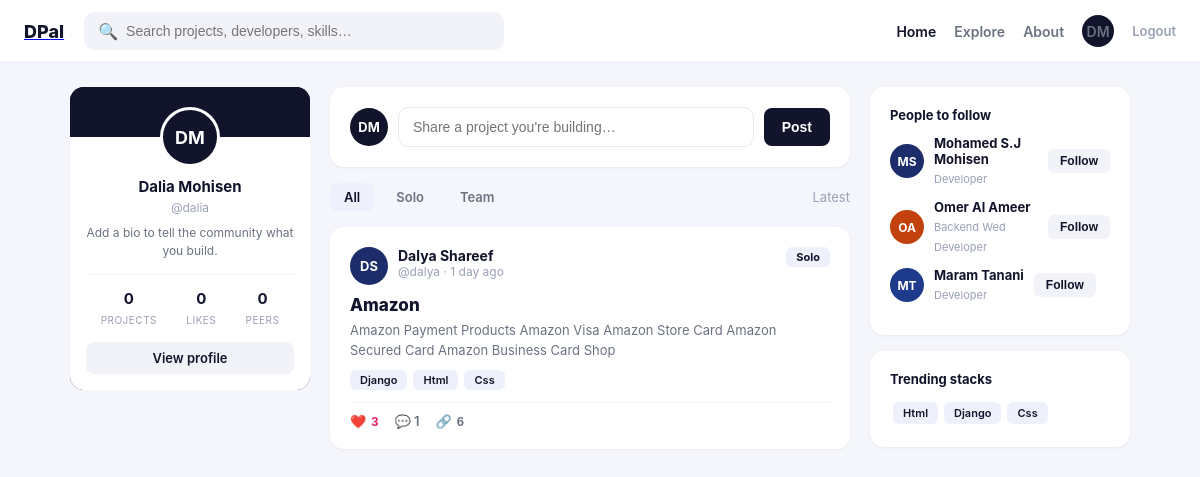
/dashboard (signed in), run on the app's committed database.
### users_app/models.py (models this page shows, shortened)
class User(models.Model):
    full_name   = models.CharField(max_length=255)
    handle      = models.CharField(max_length=50, unique=True, blank=True)
    email       = models.EmailField(max_length=255, unique=True)
    password    = models.CharField(max_length=255, blank=True, default='')
    bio         = models.TextField(blank=True, default='')
    role_title  = models.CharField(max_length=120, blank=True, default='')
    github_url  = models.CharField(max_length=255, blank=True, default='')
    location    = models.CharField(max_length=120, blank=True, default='')
    avatar      = models.ImageField(upload_to='avatars/', blank=True, null=True)
    github_id   = models.CharField(max_length=50, blank=True, null=True, unique=True)
    created_at  = models.DateTimeField(auto_now_add=True)
    updated_at  = models.DateTimeField(auto_now=True)
    objects     = UserManager()
    @property
    def initials(self):
        parts = self.full_name.split(' ')
        if len(parts) >= 2:
            return (parts[0][0] + parts[1][0]).upper()
        return self.full_name[:2].upper()

### projects_app/models.py (models this page shows, shortened)
class Project(models.Model):
    title        = models.CharField(max_length=255)
    description  = models.TextField()
    tech_stack   = models.CharField(max_length=255)
    github_url   = models.CharField(max_length=255, blank=True, default='')
    image        = models.ImageField(upload_to='projects/', blank=True, null=True)
    project_type = models.CharField(max_length=10, choices=PROJECT_TYPE, default='solo')
    share_count  = models.IntegerField(default=0)
    owner        = models.ForeignKey(User, on_delete=models.CASCADE, related_name='projects')
    created_at   = models.DateTimeField(auto_now_add=True)
    updated_at   = models.DateTimeField(auto_now=True)
    objects      = ProjectManager()
    @property
    def tech_list(self):
        return [t.strip() for t in self.tech_stack.split(',') if t.strip()]

### projects_app/views.py (the view)
# urls.py: path('dashboard', views.dashboard, name='dashboard'),
def dashboard(request):
    check = auth_required(request)
    if check: return check
    logged_user = User.objects.get(id=request.session['user_id'])
    search = request.GET.get('q', '')
    ptype  = request.GET.get('type', '')
    projects = Project.objects.all().select_related('owner').prefetch_related(
        'likes', 'comments', 'contributors__user'
    ).order_by('-created_at')
    if search:
        projects = projects.filter(
            Q(title__icontains=search) | Q(tech_stack__icontains=search)
        )
    if ptype in ['solo', 'team']:
        projects = projects.filter(project_type=ptype)
    liked_ids = set(Like.objects.filter(user=logged_user).values_list('project_id', flat=True))
    own_projects_count = Project.objects.filter(owner=logged_user).count()
    own_likes_total = sum(p.likes.count() for p in Project.objects.filter(owner=logged_user))
    peers_count = Follow.objects.filter(followed=logged_user).count()
    people_to_follow = User.objects.exclude(id=logged_user.id).exclude(
        id__in=Follow.objects.filter(follower=logged_user).values_list('followed_id', flat=True)
    )[:3]
    following_ids = set(Follow.objects.filter(follower=logged_user).values_list('followed_id', flat=True))
    all_tech = set()
    for p in Project.objects.all():
        all_tech.update(p.tech_list)
    trending = list(all_tech)[:6]
    errors = {}
    for key in ['title', 'description', 'tech_stack', 'project_type']:
        val = request.session.pop(f'proj_err_{key}', None)
        if val:
            errors[key] = val
    context = {
        'logged_user': logged_user,
        'projects': projects,
        'liked_ids': liked_ids,
        'search': search,
        'ptype': ptype,
        'errors': errors,
        'own_projects_count': own_projects_count,
        'own_likes_total': own_likes_total,
        'peers_count': peers_count,
        'people_to_follow': people_to_follow,
        'following_ids': following_ids,
        'trending': trending,
    }
    return render(request, 'dashboard.html', context)

### projects_app/views.py (called while the page is built)
def auth_required(request):
    if not request.session.get('user_id'):
        return redirect('/')
    return None

### projects_app/templates/dashboard.html (shortened to what this page needs)
{% load static %}
<!DOCTYPE html>
<html lang="en">
<head>
<link rel="stylesheet" href="{% static 'css/dashboard.css' %}">
</head>
<body>
<nav>
  <a href="/dashboard" class="logo"><span class="dev">D</span><span class="pel">Pal</span></a>
  <form class="search" action="/dashboard" method="GET">
    <span>🔍</span><input type="text" name="q" placeholder="Search projects, developers, skills…" value="{{ search }}">
  </form>
  <div class="navlinks">
    <a href="/dashboard" class="active">Home</a>
    <a href="/developers">Explore</a>
    <a href="/about">About</a>
    <a href="/profile/{{ logged_user.id }}" class="avatar-nav">{{ logged_user.initials }}</a>
    <a href="/logout" style="color:#9aa1b5;font-size:13px;">Logout</a>
  </div>
</nav>
<div class="container">
  <div>
    <div class="profile-card">
      <div class="profile-body">
        <div class="avatar-big">{{ logged_user.initials }}</div>
        <h3>{{ logged_user.full_name }}</h3>
        <span class="handle">@{{ logged_user.handle }}</span>
        <p class="bio">{{ logged_user.bio|default:"Add a bio to tell the community what you build." }}</p>
        <div class="stat-row">
          <div><b>{{ own_projects_count }}</b><span>PROJECTS</span></div>
          <div><b>{{ own_likes_total }}</b><span>LIKES</span></div>
          <div><b>{{ peers_count }}</b><span>PEERS</span></div>
        </div>
        <a href="/profile/{{ logged_user.id }}" class="btn-view">View profile</a>
      </div>
    </div>
  </div>
  <div>
    <div class="card">
      <form class="composer compose-form" action="/project/create" method="POST" enctype="multipart/form-data" id="quickform">
        <div class="av" style="background:#11142b;">{{ logged_user.initials }}</div>
        <input type="text" name="title" placeholder="Share a project you're building…" required>
        <button type="button" class="btn-post" onclick="document.getElementById('full-composer').style.display='block'; this.closest('form').style.display='none';">Post</button>
      </form>
    </div>
    <div class="filters">
      <a href="?type=" class="{% if not ptype %}active{% endif %}">All</a>
      <a href="?type=solo" class="{% if ptype == 'solo' %}active{% endif %}">Solo</a>
      <a href="?type=team" class="{% if ptype == 'team' %}active{% endif %}">Team</a>
      <span class="sort">Latest</span>
    </div>
    {% for project in projects %}
    <div class="card pcard">
      <div class="top">
        <div class="av" style="background:{% cycle '#1d2c6b' '#c2410c' '#1e3a8a' '#166534' '#7f1d1d' %};">{{ project.owner.initials }}</div>
        <div>
          <div class="pname">
            <a href="/profile/{{ project.owner.id }}" style="text-decoration:none;color:#11142b;">{{ project.owner.full_name }}</a>
          </div>
          <div class="pmeta">@{{ project.owner.handle }} · {{ project.created_at|timesince }} ago</div>
        </div>
        <span class="badge">
          {% if project.project_type == 'team' %}Team · {{ project.contributors.count|add:1 }}{% else %}Solo{% endif %}
        </span>
      </div>
      <a href="/project/{{ project.id }}" class="ptitle">{{ project.title }}</a>
      <p class="pdesc">{{ project.description|truncatechars:160 }}</p>
      <div class="tech">
        {% for tech in project.tech_list %}<span>{{ tech }}</span>{% endfor %}
      </div>
      <div class="actions">
        <button class="like-btn {% if project.id in liked_ids %}liked{% endif %}" data-id="{{ project.id }}">
          {% if project.id in liked_ids %}❤️{% else %}🤍{% endif %} <span class="lc">{{ project.likes.count }}</span>
        </button>
        <a href="/project/{{ project.id }}">💬 {{ project.comments.count }}</a>
        <button class="share-btn" data-id="{{ project.id }}">🔗 <span class="sc">{{ project.share_count }}</span></button>
      </div>
    </div>
    {% empty %}
    <div class="card" style="text-align:center; color:#9aa1b5; padding:40px;">
      No projects yet — be the first to post one! 🚀
    </div>
    {% endfor %}
  </div>
  <div>
    <div class="card" style="margin-bottom:16px;">
      <div class="sidebar-title">People to follow</div>
      {% for person in people_to_follow %}
      <div class="person">
        <div class="av" style="background:{% cycle '#1d2c6b' '#c2410c' '#1e3a8a' %};">{{ person.initials }}</div>
        <div>
          <b>{{ person.full_name }}</b>
          <span>{{ person.role_title|default:"Developer" }}</span>
        </div>
        <form action="/user/follow/{{ person.id }}" method="POST">
          <button type="submit" class="follow-btn">Follow</button>
        </form>
      </div>
      {% empty %}
      <p style="font-size:12px;color:#9aa1b5;">No new people right now.</p>
      {% endfor %}
    </div>
    <div class="card">
      <div class="sidebar-title">Trending stacks</div>
      {% for tech in trending %}<span class="stack-pill">{{ tech }}</span>{% endfor %}
    </div>
  </div>
</div>
</body>
</html>

### data on the page
User: initials "DM", full_name "Dalia Mohisen", handle "dalia", bio "Add a bio to tell the community what you build."
Project: owner.initials "DS", owner.full_name "Dalya Shareef", owner.handle "dalya", created_at "1 day", project_type "Solo", title "Amazon", description "Amazon Payment Products Amazon Visa Amazon Store Card Amazon Secured Card Amazon Business Card Shop", tech_list "Django" "Html" "Css", likes.count "3", comments.count "1", share_count "6"
User: initials "MS", full_name "Mohamed S.J Mohisen", role_title "Developer"
User: initials "OA", full_name "Omer Al Ameer", role_title "Backend Wed Developer"
User: initials "MT", full_name "Maram Tanani", role_title "Developer"

### other printed values
{{ own_projects_count }} "0"
{{ own_likes_total }} "0"
{{ peers_count }} "0"
{{ tech }} "Html" "Django" "Css"
